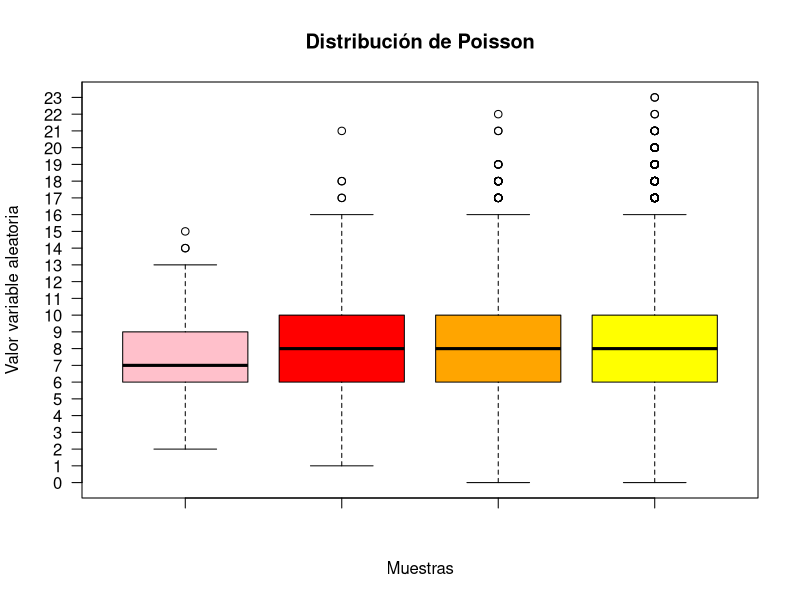
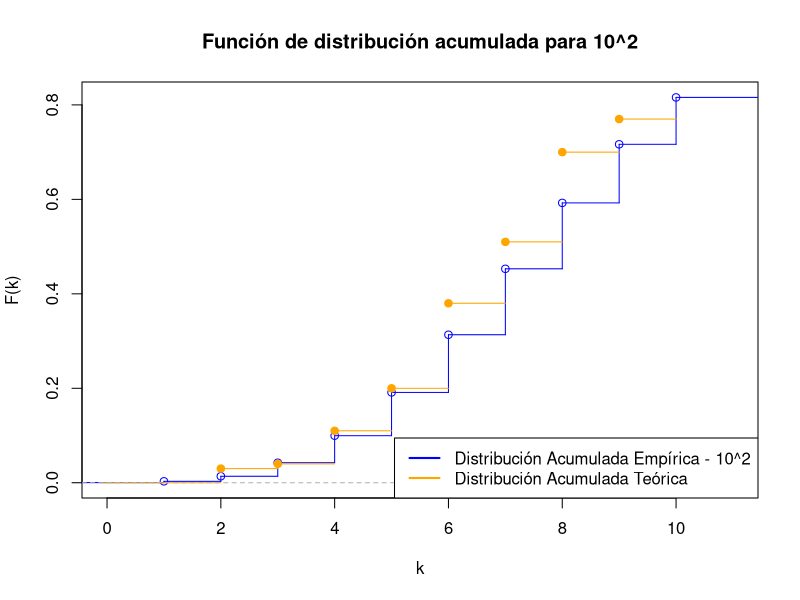
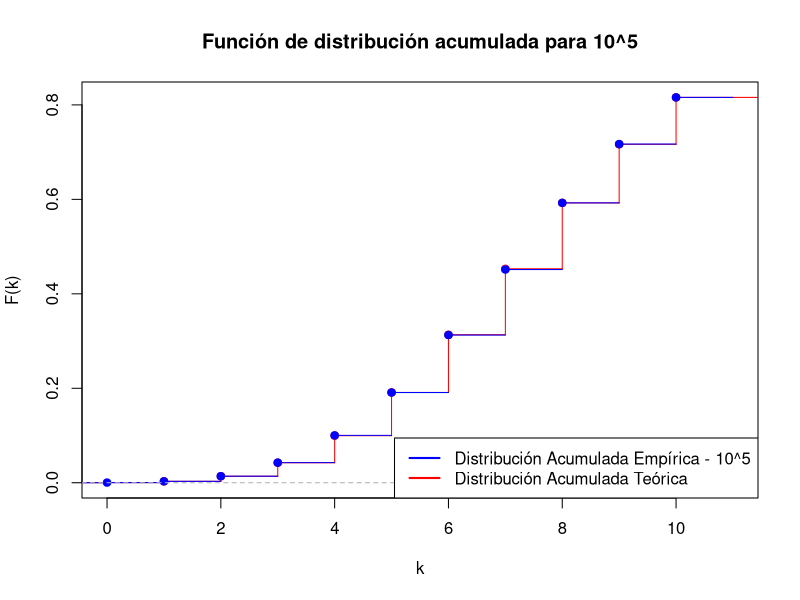
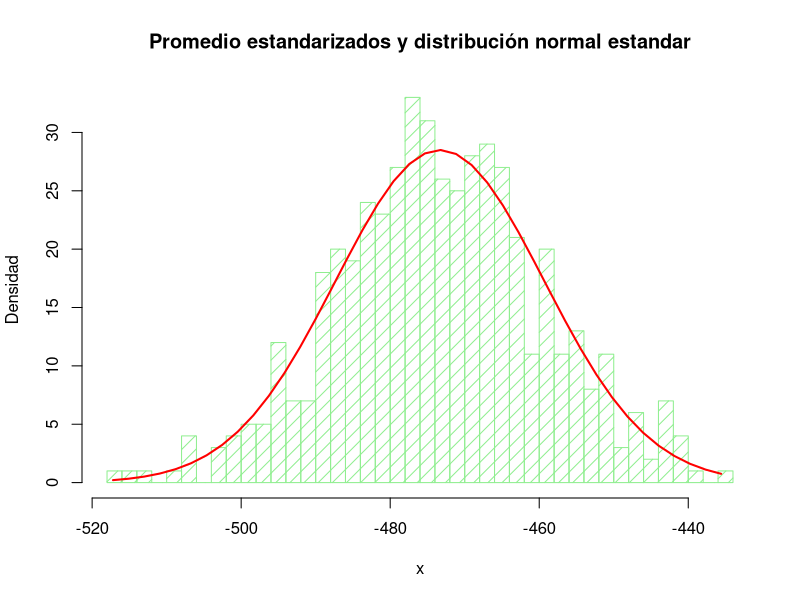

Source code (R) for these figures, in order: (Note: this script raises an error after producing the figures.)
# EJ 1
# distribución poisson (lambda = 8 ) 
# n = 10 ^ (2 al 5)
# rpois(
#       n,     Numero de observaciones aleatorias a ser generadas
#       lambda, vector de medias no negativas )

# Generamos 4 constantes "a", "b", "c" y "d" aplicando la distribución de poisson
# para los tamaños de muestra 10^2, 10^3, 10^4 y 10^5 respectivamente
a = rpois(10^2,lambda = 8)
b = rpois(10^3,lambda = 8)
c = rpois(10^4,lambda = 8)
d = rpois(10^5,lambda = 8)

# Con boxplot generamos el gráfico de cajas agregado color para distiguir 
# cada gráfico y borramos el eje "y" para agregar uno más exacto
boxplot(#values ~ group,
  #data,
  a,b,c,d,
  col = c("pink",
          "red", 
          "orange", 
          "yellow"),
  main = "Distribución de Poisson",
  xlab = "Muestras",
  ylab = "Valor variable aleatoria",
  yaxt='n')

# Agregamos eje "y" mas exacto
axis(2, at=seq(0, 30, 1),las=2)

#Mostramos los datos particulares de cada una de los boxplot obtenidos.
boxplot.stats(a)
boxplot.stats(b)
boxplot.stats(c)
boxplot.stats(d)

# Utilizamos "mean" para calcular la esperanza empírica de cada muestra
# y guardamos cada resultado para su posterior comparación
espA = mean(a)
espB = mean(b)
espC = mean(c)
espD = mean(d)

# Por el teórico se sabe que lambda coincide con la esperanza teórica
espT = 8

# Se compara el valor teórico contra el valor empirico obtenido en cada caso
comparEA = espA - espT
comparEB = espB - espT
comparEC = espC - espT
comparED = espD - espT
# Se observa que en efecto cuando se aumenta la cantidad de ensayos el resultado se parece más al teorico

# Utilizamos el comando "var" para calcular la varainza empírica de cada muestra
# y guardamos cada resultado para su posterior comparación
varA = var(a)
varB = var(b)
varC = var(c)
varD = var(d)

# Por el teórico se sabe que lambda coincide con el valor de la varianza
varT = 8

# Se compara el valor teorico de la varianza contra el valor empirico obtenido en cada caso
comparVA = varA - varT
comparVB = varB - varT
comparVC = varC - varT
comparVD = varD - varT
# Se observa que en efecto cuando se aumenta la cantidad de ensayos el resultado se parece más al teorico

# Con "ecdf" calculamos la distribución empírica para las muestras
# de tamaño 10^2 y 10^5
distA = ecdf(a)
distD = ecdf(d)

# Utilizamos "stepfun" con una lista de 1 a 10 junto a ppois para obetner
# obtener la funcion de distribucion acumulada teorica y poder graficarla
# utilizando "plot". genrando los escalones caracteristicos. Nos aseguramos
# de eliminar las verticales y de agregar las etiquetas correspondientes
plot(stepfun(c(1:10),ppois(c(0,1:10), lambda = 8)), 
     main = "Función de distribución acumulada para 10^2", 
     xlab = "k",
     ylab = "F(k)",
     col="blue")


# Sobre el grafico anterior graficamos nuestra desitribucion empirica 
# con tamaño de muestera 10^2 que obtuvimos previmante con un color
# diferente para distinguirla de la distribucion teorica
lines(distA, col="orange")

# Agregamos una leyenda para hacer mas clara la identificacion
# de los graficos
legend("bottomright", 
       legend = c("Distribución Acumulada Empírica - 10^2",
                  "Distribución Acumulada Teórica"),
       lty = 1, col = c("blue","orange"), lwd = 2, box.lty =1)


# Analogamente al grafico anterior graficamos la distribucion acumulada teorica

plot(stepfun(c(1:10),ppois(c(0,1:10), lambda = 8)), 
     main = "Función de distribución acumulada para 10^5", 
     xlab = "k",
     ylab = "F(k)",
     col="red")
lines(distD, col="blue")
legend("bottomright", 
       legend = c("Distribución Acumulada Empírica - 10^5",
                  "Distribución Acumulada Teórica"),
       lty = 1, col = c("blue","red"), lwd = 2, box.lty =1)



#---------------------------------------------------------------------------------------
# EJ 3
# Distribución Exponencial(3.5)

# PT 1) n = 10 ^ 3
# Generamos una constante con valores aleatorios para la variable con distribución exponencial
a = rexp(10^3, 3.5) 
# Calculamos la media empírica de los valoreas aleatorias de a
muEmp = mean(a) 

# Guardamos la media teórica 
muTeo = 1/3.5
# Guardamos desviación estandar teórica
desvTeo = 1/3.5
# Valor estandarizado de mediana empírica
medEsta = sqrt(1000) * ((muEmp - muTeo)/desvTeo)

# PT 2)

# Para la parte 2 realizamos un loop for para realizar los calculos de la parte "A" y guardarlas en un array 
promEst <- 0
for(i in 1:500){
  ab = rnorm(10^3,-4, sqrt(16))
  muEmpb = mean(ab) 
  promEst[i] <- sqrt(10^3) * ((muEmpb - muTeo)/desvTeo)
}

# Presentamos en un histograma los valores obtenidos en el loop

h <- hist(promEst, breaks = 50, density = 10,
          col = "lightgreen", ylab="Densidad", xlab = "x", main = "Promedio estandarizados y distribución normal estandar") 
xfit <- seq(min(promEst), max(promEst), length = 40) 
yfit <- dnorm(xfit, mean = mean(promEst), sd = sd(promEst)) 
yfit <- yfit * diff(h$mids[1:2]) * length(promEst) 

lines(xfit, yfit, col = "red", lwd = 2)

# Por último agregamos una leyenda para visualizar claramente los resultados  y cambiamos la escala del eje
axis(1, at=s,las=1)
legend("topleft", 
       legend = c("Promedio estandarizado",
                  "Distribución normal estandar"),
       lty = 1, col = c("lightgreen","red"), lwd =1, box.lty =1)


#------------------------------------------------------------------------------------


# Ejercicio 2
# Distrubucion continua: Exponencial (lambda=3,5)

############################## Parte A #######################################

# La función rexp para generar muestras con distribución exponencial tiene dos parámetros: n y rate.
# n es el tamano
# rate es la tasa de crecimiento (lambda). 

lambda = 3.5

# Se generan 4 muestras aleatorias aplicando la distribución exponencial para los tamanos de 
# muestra 10^2, 10^3, 10^4 y 10^5 respectivamente
a = rexp(10^2, lambda)
b = rexp(10^3, lambda)
c = rexp(10^4, lambda)
d = rexp(10^5, lambda)

# PARTE OPCIONAL - QUITAR VALORES DEMASIADOS ATIPICOS
# ---------------------------------------------------------------
outliersReplace <- function(data, lowLimit, highLimit){
  data[data < lowLimit] <- mean(data)
  data[data > highLimit] <- median(data)
  data     #devolvemos el dato       
}

a2 = outliersReplace(a, 0 , 1.1)
b2 = outliersReplace(b, 0 , 1.1)
c2 = outliersReplace(c, 0 , 1.1)
d2 = outliersReplace(d, 0 , 1.1)

boxplot(#values ~ group,
  #data,
  a2,b2,c2,d2,
  col = c("darkseagreen1",
          "darkseagreen2", 
          "darkseagreen3", 
          "darkseagreen4"),
  main = "Distribución Exponencial",
  xlab = "Muestras",
  ylab = "Valor variable aleatoria",
  yaxt='n')

axis(2, at=seq(0, 1.1, 0.02),las=2)
# ---------------------------------------------------------------

# Con boxplot generamos el gráfico de cajas agregado color para distiguir 
# cada gráfico y borramos el eje "y" para agregar uno más exacto
boxplot(
  a,b,c,d,
  col = c("darkseagreen1",
          "darkseagreen2", 
          "darkseagreen3", 
          "darkseagreen4"),
  main = "Distribución Exponencial",
  xlab = "Muestras",
  ylab = "Valor variable aleatoria",
  yaxt='n')

# Mostramos los datos particulares de cada una de las muestras obtenidas.
boxplot.stats(a)
boxplot.stats(b)
boxplot.stats(c)
boxplot.stats(d)

# Agregamos eje "y" mas exacto
axis(2, at=seq(0, 10, 0.2),las=2)

median(a) # 0.1972078 $conf[1] 0.1610968 0.2333188
median(b) # 0.2024430 $conf[1] 0.1870399 0.2178462
median(c) # 0.1995386 $conf[1] 0.1945816 0.2044957
median(d) # 0.1983504 $conf [1] 0.1967769 0.1999239

############################## Parte B #######################################
# Utilizamos "mean" para calcular la esperanza empírica de cada muestra
# y guardamos cada resultado para su posterior comparación
espA = mean(a)
espB = mean(b)
espC = mean(c)
espD = mean(d)

# Esperanza teórica: E(X) = 1/lambda
espT = 1/lambda

# Se compara el valor teórico contra el valor empirico obtenido en cada caso
comparEA = espA - espT
comparEB = espB - espT
comparEC = espC - espT
comparED = espD - espT

# Utilizamos el comando "var" para calcular la varainza empírica de cada muestra
# y guardamos cada resultado para su posterior comparación
varA = var(a)
varB = var(b)
varC = var(c)
varD = var(d)

# Varianza teórica: Var(X) = 1/lambda^2
varT = 1/(lambda^2)

# Se compara el valor teorico de la varianza contra el valor empirico obtenido en cada caso
comparVA = varA - varT
comparVB = varB - varT
comparVC = varC - varT
comparVD = varD - varT

# Cuanto mas grande es la muestra la esperanza se acerca mas a la teórica. Lo mismo con la varianza

############################## Parte C #######################################
#Presentar para n = 100, en un mismo grafico, el histograma de los valores simulados y la densidad
#teorica de la variable simulada. Hacer otro grafico similar, pero para n = 10ˆ5

## dexp: La función en R para calcular la función de densidad de probabilidad exponencial de λ https://r-coder.com/distribucion-exponencial-r/

# Histogramas
# Generamos un histograma con los valores obtenidos de realizar los experimentos aleatorios
# Rejilla del eje X
x = seq(0, 8, 0.1)
# Histograma para  muestra 10^2
hist(a, 
     main="Distribución Exponencial - muestra 10^2",
     breaks = 20, 
     xaxt="n",
     ylab="Densidad",
     xlab="x",
     freq=FALSE)
# Dibujamos una línea con la función de densidad
lines(x, dexp(x, rate = 3.5), col = "blue", lty = 1, lwd = 2)

# Agregamos una leyenda
legend("topright", 
       legend = c("Valores aleatorios",
                  "Función de densidad"),
       lty = 1, col = c("grey","blue"), lwd =1, box.lty =1)

# Realizamos el histograma para el tamaño de muestra 10^5 análogamente al 10^2
# Rejilla del eje X
x = seq(0, 8, 0.1)

# Histograma para  muestra 10^5
hist(d, 
     main="Distribución Exponencial - muestra 10^5",
     ylab="Densidad",
     xlab="x",
     breaks = 50,
     xaxt="n", 
     freq=FALSE)

# Dibujamos una línea con la función de densidad
lines(x, dexp(x, rate = 3.5), col = "blue", lty = 1, lwd = 2)

# Agregamos una leyenda
legend("topright", 
       legend = c("Valores aleatorios",
                  "Función de densidad"),
       lty = 1, col = c("grey","blue"), lwd =1, box.lty =1)
